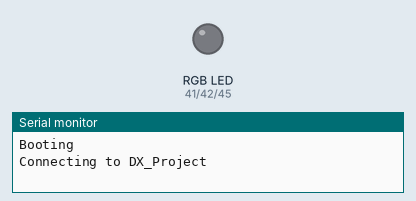
Recording of a sketch running on a simulated ESP32. On the bench: an RGB LED mixed from three pins (HIGH = lit), the last lines printed to the serial monitor. WiFi joins after 1.5 s; servers stay silent unless stated; random numbers use the default seed unless the sketch sets one; no MQTT or app messages arrive unless stated.

Above: at 0.1 s.
At 1.7 s:
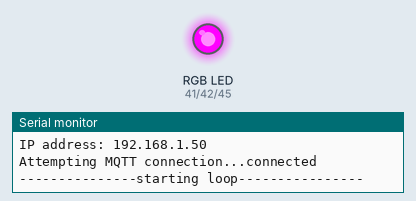
At 78.2 s:
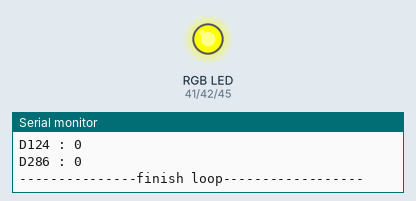
Timing chart, 0 to 84.6 s (numbered marks = the images above):
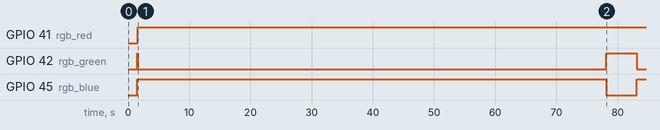

Measured:
- by itself, GPIO 41 (rgb_red): LOW → HIGH at 1.6 s
- by itself, GPIO 42 (rgb_green): LOW → HIGH at 1.5 s, → LOW 0.08 s later, → HIGH 76.5 s later, → LOW 5.0 s later
- by itself, GPIO 45 (rgb_blue): LOW → HIGH at 1.5 s, → LOW 76.6 s later, → HIGH 5.0 s later

The sketch:

TB12.ino
```cpp
//TB12
//change ssid,password,mqtt_server,local_IP,setHostname,String rssi,char i_rssi,client.publish

#include <WiFi.h>
#include <ESPmDNS.h>
#include <WiFiUdp.h>
#include <ArduinoOTA.h>
#include <PubSubClient.h>
#include <ModbusMaster.h>

ModbusMaster node;

//#define led_connection 42
//#define led_run 41

#define rgb_red 41
#define rgb_green 42
#define rgb_blue 45

const char* ssid = "DX_Project"; // ******Change ssid wifi *********
const char* password = "natmms22"; // ****** Change password *********
//const char* ssid = "TP-Link_EF46";
//const char* password = "98148813";
const char* mqtt_server = "192.168.1.2";  // ****** mqtt server *********

IPAddress local_IP(192, 168, 1, 42); // ******Change ip *********
IPAddress gateway(192, 168, 1, 1);    // Gateway IP address
IPAddress subnet(255, 255, 255, 0);     // subnet

WiFiClient espClient;
PubSubClient client(espClient);

/*void led()
{
  digitalWrite(led_connection , HIGH);
  delay(100);
  digitalWrite(led_connection , LOW);
  delay(100);
}*/

int count_connection;

void setup_wifi()
{
  delay(10);
  // We start by connecting to a WiFi network
  Serial.println();
  Serial.print("Connecting to ");
  Serial.println(ssid);

  WiFi.config(local_IP, gateway, subnet);
  WiFi.mode(WIFI_STA);
  WiFi.begin(ssid, password);

  while (WiFi.status() != WL_CONNECTED)
  {
    count_connection++;
    delay(500);
    Serial.print(".");
    if(count_connection>20)
    {
      ESP.restart();
    }
  }

  randomSeed(micros());

  Serial.println("");
  Serial.println("WiFi connected");
  Serial.println("IP address: ");
  Serial.println(WiFi.localIP());
}

void callback(char* topic, byte* payload, unsigned int length)
{
  Serial.print("Message arrived [");
  Serial.print(topic);
  Serial.print("] ");
  for (int i = 0; i < length; i++) {
    Serial.print((char)payload[i]);
  }
  Serial.println();

  // Switch on the LED if an 1 was received as first character
  if ((char)payload[0] == '1') {
    //digitalWrite(BUILTIN_LED, LOW);   // Turn the LED on (Note that LOW is the voltage level
    // but actually the LED is on; this is because
    // it is active low on the ESP-01)
  } else {
    //digitalWrite(BUILTIN_LED, HIGH);  // Turn the LED off by making the voltage HIGH
  }

}

int timeout ;

void reconnect()
{
  // Loop until we're reconnected
  if (!client.connected())
  {
    led_red();
    Serial.print("Attempting MQTT connection...");
    // Create a random client ID
    String clientId = "ESP8266Client-";
    clientId += String(random(0xffff), HEX);
    // Attempt to connect
    if (client.connect(clientId.c_str())) {
      Serial.println("connected");
      // Once connected, publish an announcement...
      //client.publish("outTopic", "hello world");
      // ... and resubscribe
      client.subscribe("inTopic");
    } else {
      Serial.print("failed, rc=");
      Serial.print(client.state());
      Serial.println(" try again in 5 seconds");
      // Wait 5 seconds before retrying
      //delay(5000);
      timeout++;
      if(timeout >= 10)
      {
        ESP.restart();
      }
    }
  }
}

void setup()
{
  Serial.begin(9600);
  Serial1.begin(9600);
  node.begin(1,Serial1);
  pinMode(rgb_red, OUTPUT);
  pinMode(rgb_green, OUTPUT);
  pinMode(rgb_blue, OUTPUT);
  //pinMode ( led_connection , OUTPUT);
  //pinMode ( led_run, OUTPUT);
  Serial.println("Booting");
  setup_wifi();

  // Port defaults to 3232
  // ArduinoOTA.setPort(3232);

  // Hostname defaults to esp3232-[MAC]
  ArduinoOTA.setHostname("TB12");

  // No authentication by default
  ArduinoOTA.setPassword("1234");

  // Password can be set with it's md5 value as well
  // MD5(admin) = 21232f297a57a5a743894a0e4a801fc3
  // ArduinoOTA.setPasswordHash("21232f297a57a5a743894a0e4a801fc3");

  ArduinoOTA
    .onStart([]() {
      String type;
      if (ArduinoOTA.getCommand() == U_FLASH)
        type = "sketch";
      else // U_SPIFFS
        type = "filesystem";

      // NOTE: if updating SPIFFS this would be the place to unmount SPIFFS using SPIFFS.end()
      Serial.println("Start updating " + type);
    })
    .onEnd([]() {
      Serial.println("\nEnd");
    })
    .onProgress([](unsigned int progress, unsigned int total) {
      Serial.printf("Progress: %u%%\r", (progress / (total / 100)));
    })
    .onError([](ota_error_t error) {
      Serial.printf("Error[%u]: ", error);
      if (error == OTA_AUTH_ERROR) Serial.println("Auth Failed");
      else if (error == OTA_BEGIN_ERROR) Serial.println("Begin Failed");
      else if (error == OTA_CONNECT_ERROR) Serial.println("Connect Failed");
      else if (error == OTA_RECEIVE_ERROR) Serial.println("Receive Failed");
      else if (error == OTA_END_ERROR) Serial.println("End Failed");
    });

  ArduinoOTA.begin();

  Serial.println("Ready");
  Serial.print("IP address: ");
  Serial.println(WiFi.localIP());
  client.setServer(mqtt_server, 1883);
  client.setCallback(callback);
}

String rssi,M34,D330,D332,D334,D336,D338,D340,D342,D344,D346,D348,D350,D226,D100,D102,D104,D106,D108,D110,D112,D114,M36,D362,D364,D368,D370,D356,D372,D354,D366,D116,D122,D126,D128,D118,D120,D124,D286;
char i_rssi[16],i0[16],i1[16],i2[16],i3[16],i4[16],i5[16],i6[16],i7[16],i8[16],i9[16],i10[16],i11[16],i12[16],i13[16],i14[16],i15[16],i16[16],i17[16],i18[16],i19[16],i20[16],i21[16],i22[16],i23[16],i24[16],i25[16],i26[16],i27[16],i28[16],i29[16],i30[16],i31[16],i32[16],i33[16],i34[16],i35[16],i36[16],i37[16],i38[16],i39[16],i40[16],i41[16],i42[16],i43[16],i44[16],i45[16],i46[16],i47[16],i48[16],i49[16];

void loop()
{
  rssi = WiFi.RSSI();
  //Serial.print(WiFi.RSSI());
  ArduinoOTA.handle();
  if (!client.connected())
  {
    reconnect();
  }
  client.loop();
  led_green();
  //digitalWrite(led_connection, HIGH);
  Serial.println("\n---------------starting loop----------------");

  node.readCoils(0, 1);
  Serial.print("M34 : ");
  Serial.println(node.getResponseBuffer(0));
  M34 = node.getResponseBuffer(0);
  node.clearResponseBuffer();

  node.readCoils(1, 1);
  Serial.print("M36 : ");
  Serial.println(node.getResponseBuffer(0));
  M36 = node.getResponseBuffer(0);
  node.clearResponseBuffer();


  node.readHoldingRegisters(0, 1);
  Serial.print("D330 : ");
  Serial.println(node.getResponseBuffer(0));
  D330 = node.getResponseBuffer(0);
  node.clearResponseBuffer();

  node.readHoldingRegisters(1, 1);
  Serial.print("D332 : ");
  Serial.println(node.getResponseBuffer(0));
  D332 = node.getResponseBuffer(0);
  node.clearResponseBuffer();

  node.readHoldingRegisters(2, 1);
  Serial.print("D334 : ");
  Serial.println(node.getResponseBuffer(0));
  D334 = node.getResponseBuffer(0);
  node.clearResponseBuffer();

  node.readHoldingRegisters(3, 1);
  Serial.print("D336 : ");
  Serial.println(node.getResponseBuffer(0));
  D336 = node.getResponseBuffer(0);
  node.clearResponseBuffer();

  node.readHoldingRegisters(4, 1);
  Serial.print("D338 : ");
  Serial.println(node.getResponseBuffer(0));
  D338 = node.getResponseBuffer(0);
  node.clearResponseBuffer();

  node.readHoldingRegisters(5, 1);
  Serial.print("D340 : ");
  Serial.println(node.getResponseBuffer(0));
  D340 = node.getResponseBuffer(0);
  node.clearResponseBuffer();

  node.readHoldingRegisters(6, 1);
  Serial.print("D342 : ");
  Serial.println(node.getResponseBuffer(0));
  D342 = node.getResponseBuffer(0);
  node.clearResponseBuffer();

  node.readHoldingRegisters(7, 1);
  Serial.print("D344 : ");
  Serial.println(node.getResponseBuffer(0));
  D344 = node.getResponseBuffer(0);
  node.clearResponseBuffer();

  node.readHoldingRegisters(8, 1);
  Serial.print("D346 : ");
  Serial.println(node.getResponseBuffer(0));
  D346 = node.getResponseBuffer(0);
  node.clearResponseBuffer();

  node.readHoldingRegisters(9, 1);
  Serial.print("D348 : ");
  Serial.println(node.getResponseBuffer(0));
  D348 = node.getResponseBuffer(0);
  node.clearResponseBuffer();

  node.readHoldingRegisters(10, 1);
  Serial.print("D350 : ");
  Serial.println(node.getResponseBuffer(0));
  D350 = node.getResponseBuffer(0);
  node.clearResponseBuffer();

  node.readHoldingRegisters(11, 1);
  Serial.print("D226 : ");
  Serial.println(node.getResponseBuffer(0));
  D226 = node.getResponseBuffer(0);
  node.clearResponseBuffer();

  node.readHoldingRegisters(12, 1);
  Serial.print("D100 : ");
  Serial.println(node.getResponseBuffer(0));
  D100 = node.getResponseBuffer(0);
  node.clearResponseBuffer();

  node.readHoldingRegisters(13, 1);
  Serial.print("D102 : ");
  Serial.println(node.getResponseBuffer(0));
  D102 = node.getResponseBuffer(0);
  node.clearResponseBuffer();

  node.readHoldingRegisters(14, 1);
  Serial.print("D104 : ");
  Serial.println(node.getResponseBuffer(0));
  D104 = node.getResponseBuffer(0);
  node.clearResponseBuffer();

  node.readHoldingRegisters(15, 1);
  Serial.print("D106 : ");
  Serial.println(node.getResponseBuffer(0));
  D106 = node.getResponseBuffer(0);
  node.clearResponseBuffer();

  node.readHoldingRegisters(16, 1);
  Serial.print("D108 : ");
  Serial.println(node.getResponseBuffer(0));
  D108 = node.getResponseBuffer(0);
  node.clearResponseBuffer();

  node.readHoldingRegisters(17, 1);
  Serial.print("D110 : ");
  Serial.println(node.getResponseBuffer(0));
  D110 = node.getResponseBuffer(0);
  node.clearResponseBuffer();

  node.readHoldingRegisters(18, 1);
  Serial.print("D112 : ");
  Serial.println(node.getResponseBuffer(0));
  D112 = node.getResponseBuffer(0);
  node.clearResponseBuffer();

  node.readHoldingRegisters(19, 1);
  Serial.print("D114 : ");
  Serial.println(node.getResponseBuffer(0));
  D114 = node.getResponseBuffer(0);
  node.clearResponseBuffer();

  node.readHoldingRegisters(20, 1);
  Serial.print("D362 : ");
  Serial.println(node.getResponseBuffer(0));
  D362 = node.getResponseBuffer(0);
  node.clearResponseBuffer();

  node.readHoldingRegisters(21, 1);
  Serial.print("D364 : ");
  Serial.println(node.getResponseBuffer(0));
  D364 = node.getResponseBuffer(0);
  node.clearResponseBuffer();

  node.readHoldingRegisters(22, 1);
  Serial.print("D368 : ");
  Serial.println(node.getResponseBuffer(0));
  D368 = node.getResponseBuffer(0);
  node.clearResponseBuffer();

  node.readHoldingRegisters(23, 1);
  Serial.print("D370 : ");
  Serial.println(node.getResponseBuffer(0));
  D370 = node.getResponseBuffer(0);
  node.clearResponseBuffer();

  node.readHoldingRegisters(24, 1);
  Serial.print("D356 : ");
  Serial.println(node.getResponseBuffer(0));
  D356 = node.getResponseBuffer(0);
  node.clearResponseBuffer();

  node.readHoldingRegisters(25, 1);
  Serial.print("D372 : ");
  Serial.println(node.getResponseBuffer(0));
  D372 = node.getResponseBuffer(0);
  node.clearResponseBuffer();

  node.readHoldingRegisters(26, 1);
  Serial.print("D354 : ");
  Serial.println(node.getResponseBuffer(0));
  D354 = node.getResponseBuffer(0);
  node.clearResponseBuffer();

  node.readHoldingRegisters(27, 1);
  Serial.print("D366 : ");
  Serial.println(node.getResponseBuffer(0));
  D366 = node.getResponseBuffer(0);
  node.clearResponseBuffer();

  node.readHoldingRegisters(28, 1);
  Serial.print("D116 : ");
  Serial.println(node.getResponseBuffer(0));
  D116 = node.getResponseBuffer(0);
  node.clearResponseBuffer();

  node.readHoldingRegisters(29, 1);
  Serial.print("D122 : ");
  Serial.println(node.getResponseBuffer(0));
  D122 = node.getResponseBuffer(0);
  node.clearResponseBuffer();

  node.readHoldingRegisters(30, 1);
  Serial.print("D126 : ");
  Serial.println(node.getResponseBuffer(0));
  D126 = node.getResponseBuffer(0);
  node.clearResponseBuffer();

  node.readHoldingRegisters(31, 1);
  Serial.print("D128 : ");
  Serial.println(node.getResponseBuffer(0));
  D128 = node.getResponseBuffer(0);
  node.clearResponseBuffer();

  node.readHoldingRegisters(32, 1);
  Serial.print("D118 : ");
  Serial.println(node.getResponseBuffer(0));
  D118 = node.getResponseBuffer(0);
  node.clearResponseBuffer();

  node.readHoldingRegisters(33, 1);
  Serial.print("D120 : ");
  Serial.println(node.getResponseBuffer(0));
  D120 = node.getResponseBuffer(0);
  node.clearResponseBuffer();

  node.readHoldingRegisters(34, 1);
  Serial.print("D124 : ");
  Serial.println(node.getResponseBuffer(0));
  D124 = node.getResponseBuffer(0);
  node.clearResponseBuffer();

  node.readHoldingRegisters(35, 1);
  Serial.print("D286 : ");
  Serial.println(node.getResponseBuffer(0));
  D286 = node.getResponseBuffer(0);
  node.clearResponseBuffer();

  delay(500);
  led_blue();
  rssi.toCharArray(i_rssi, 16);client.publish("TB12/rssi", i_rssi);
  M34.toCharArray(i0, 16);client.publish("TB12/M34", i0);
  M36.toCharArray(i1, 16);client.publish("TB12/M36", i1);
  D330.toCharArray(i2, 16);client.publish("TB12/D330", i2);
  D332.toCharArray(i3, 16);client.publish("TB12/D332", i3);
  D334.toCharArray(i4, 16);client.publish("TB12/D334", i4);
  D336.toCharArray(i5, 16);client.publish("TB12/D336", i5);
  D338.toCharArray(i6, 16);client.publish("TB12/D338", i6);
  D340.toCharArray(i7, 16);client.publish("TB12/D340", i7);
  D342.toCharArray(i8, 16);client.publish("TB12/D342", i8);
  D344.toCharArray(i9, 16);client.publish("TB12/D344", i9);
  D346.toCharArray(i10, 16);client.publish("TB12/D346", i10);
  D348.toCharArray(i11, 16);client.publish("TB12/D348", i11);
  D350.toCharArray(i12, 16);client.publish("TB12/D350", i12);
  D226.toCharArray(i13, 16);client.publish("TB12/D226", i13);
  D100.toCharArray(i14, 16);client.publish("TB12/D100", i14);
  D102.toCharArray(i15, 16);client.publish("TB12/D102", i15);
  D104.toCharArray(i16, 16);client.publish("TB12/D104", i16);
  D106.toCharArray(i17, 16);client.publish("TB12/D106", i17);
  D108.toCharArray(i18, 16);client.publish("TB12/D108", i18);
  D110.toCharArray(i19, 16);client.publish("TB12/D110", i19);
  D112.toCharArray(i20, 16);client.publish("TB12/D112", i20);
  D114.toCharArray(i21, 16);client.publish("TB12/D114", i21);
  D362.toCharArray(i22, 16);client.publish("TB12/D362", i22);
  D364.toCharArray(i23, 16);client.publish("TB12/D364", i23);
  D368.toCharArray(i24, 16);client.publish("TB12/D368", i24);
  D370.toCharArray(i25, 16);client.publish("TB12/D370", i25);
  D356.toCharArray(i26, 16);client.publish("TB12/D356", i26);
  D372.toCharArray(i27, 16);client.publish("TB12/D372", i27);
  D354.toCharArray(i28, 16);client.publish("TB12/D354", i28);
  D366.toCharArray(i29, 16);client.publish("TB12/D366", i29);
  D116.toCharArray(i30, 16);client.publish("TB12/D116", i30);
  D122.toCharArray(i31, 16);client.publish("TB12/D122", i31);
  D126.toCharArray(i32, 16);client.publish("TB12/D126", i32);
  D128.toCharArray(i33, 16);client.publish("TB12/D128", i33);
  D118.toCharArray(i34, 16);client.publish("TB12/D118", i34);
  D120.toCharArray(i35, 16);client.publish("TB12/D120", i35);
  D124.toCharArray(i36, 16);client.publish("TB12/D124", i36);
  D286.toCharArray(i37, 16);client.publish("TB12/D286", i37);

  Serial.println("\n---------------finish loop------------------\n\n");
  delay(5000);
}

void led_red()
{
  digitalWrite(rgb_red, LOW); digitalWrite(rgb_green, HIGH); digitalWrite(rgb_blue, HIGH);
}

void led_green()
{
  digitalWrite(rgb_red, HIGH); digitalWrite(rgb_green, LOW); digitalWrite(rgb_blue, HIGH);
}

void led_blue()
{
  digitalWrite(rgb_red, HIGH); digitalWrite(rgb_green, HIGH); digitalWrite(rgb_blue, LOW);
}

void rgb_off()
{
  digitalWrite(rgb_red, HIGH); digitalWrite(rgb_green, HIGH); digitalWrite(rgb_blue, HIGH);
}
```
